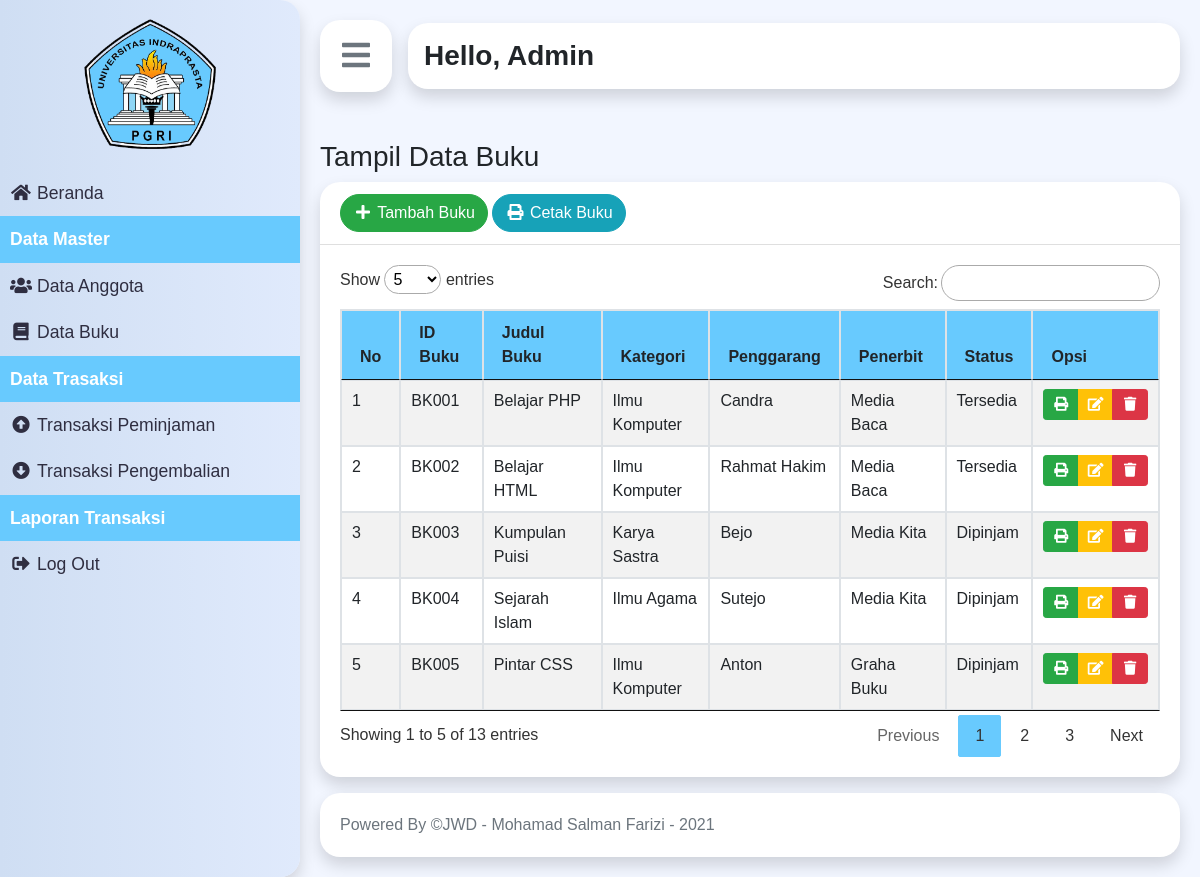
The app's page /index.php?p=buku (signed in) with its own data.
### tables this page shows
CREATE TABLE `tbbuku` (
  `idbuku` varchar(5) NOT NULL,
  `judulbuku` varchar(50) NOT NULL,
  `kategori` varchar(50) NOT NULL,
  `pengarang` varchar(40) NOT NULL,
  `penerbit` varchar(40) NOT NULL,
  `status` varchar(10) NOT NULL
);

### pages/buku.php (the view)
<?php
require('./controller/connection.php');
$buku = mysqli_query($con, "SELECT * FROM tbbuku");
?>
<div>
    <h3>Tampil Data Buku</h3>
</div>
<div class="card border-0 shadow">
    <div class="card-header">
        <a href="index.php?p=bukuCreate" class="btn btn-success rounded-pill"><i class="fas fa-fw fa-plus"></i> Tambah Buku</a>
        <a target="_blank" href="pages/cetakSemuaBuku.php" class="btn btn-info rounded-pill"><i class="fas fa-fw fa-print"></i> Cetak Buku</a>
    </div>
    <div class="card-body">
        <div class="table-responsive">
            <table id="dataTable" class="table table-bordered table-hover table-striped">
                <thead>
                    <tr class="bg-blue">
                        <th class="text-capitalize">No</th>
                        <th>ID Buku</th>
                        <th class="text-capitalize">Judul Buku</th>
                        <th class="text-capitalize">Kategori</th>
                        <th class="text-capitalize">Penggarang</th>
                        <th class="text-capitalize">Penerbit</th>
                        <th class="text-capitalize">Status</th>
                        <th class="text-capitalize">opsi</th>
                    </tr>
                </thead>
                <tbody>
                    <?php foreach ($buku as $key => $value) : ?>
                        <tr>
                            <td><?= $key + 1; ?></td>
                            <td><?= $value['idbuku']; ?></td>
                            <td><?= $value['judulbuku']; ?></td>
                            <td><?= $value['kategori']; ?></td>
                            <td><?= $value['pengarang']; ?></td>
                            <td><?= $value['penerbit']; ?></td>
                            <td><?= $value['status']; ?></td>
                            <td>
                                <div class="btn-group" role="group" aria-label="Basic example">
                                    <a target="_blank" href="pages/cetakBuku.php?id=<?= $value['idbuku']; ?>" class="btn btn-sm btn-success"><i class="fas fa-fw fa-print"></i></a>
                                    <a href="index.php?p=bukuEdit&id=<?= $value['idbuku']; ?>" class="btn btn-sm btn-warning"><i class="fas fa-fw fa-edit text-white"></i></a>
                                    <a href="index.php?p=bukuDelete&id=<?= $value['idbuku']; ?>" onclick="return confirm('Apakah anda yakin ingin menhapus buku ini ?');" class="btn btn-sm btn-danger"><i class="fas fa-fw fa-trash"></i></a>
                                </div>
                            </td>
                        </tr>
                    <?php endforeach; ?>
                </tbody>
            </table>
        </div>
    </div>
</div>

### asset/css/style.css (style rules this page uses)
body { font-family: "Poppins", sans-serif; background: #fafafa; }
.card { border-radius: 20px; }
.card-header { background-color: transparent; }
.bg-blue { background-color: #68cafe; }

### records on screen
tbbuku: idbuku "BK001", judulbuku "Belajar PHP", kategori "Ilmu Komputer", pengarang "Candra", penerbit "Media Baca", status "Tersedia"
tbbuku: idbuku "BK002", judulbuku "Belajar HTML", kategori "Ilmu Komputer", pengarang "Rahmat Hakim", penerbit "Media Baca", status "Tersedia"
tbbuku: idbuku "BK003", judulbuku "Kumpulan Puisi", kategori "Karya Sastra", pengarang "Bejo", penerbit "Media Kita", status "Dipinjam"
tbbuku: idbuku "BK004", judulbuku "Sejarah Islam", kategori "Ilmu Agama", pengarang "Sutejo", penerbit "Media Kita", status "Dipinjam"
tbbuku: idbuku "BK005", judulbuku "Pintar CSS", kategori "Ilmu Komputer", pengarang "Anton", penerbit "Graha Buku", status "Dipinjam"

### other values on screen
$_SESSION['nama'] "Admin"
